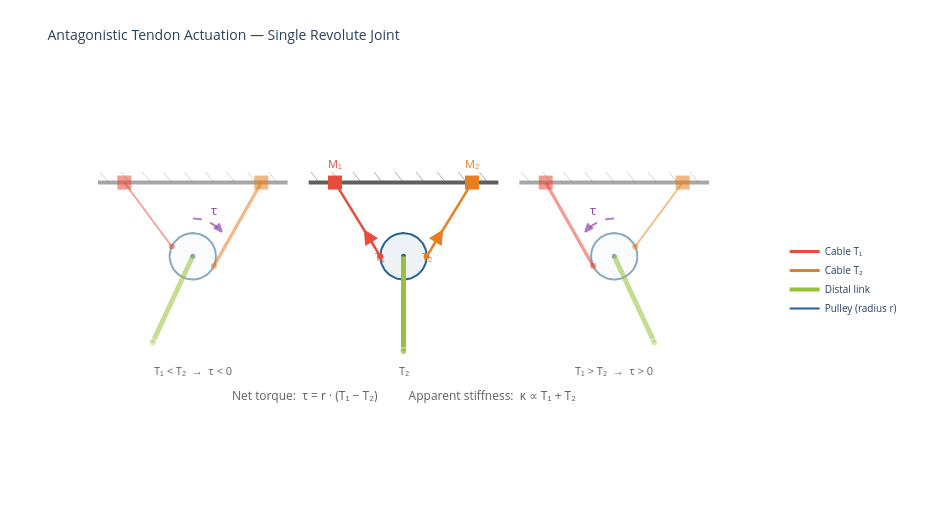

Notebook cell for this chart:
### Markdown cell above
---

## 1. Antagonistic Tendon Actuation

Cables can only **pull** (transmit tensile force). A single tendon cannot
produce bidirectional torque at a revolute joint. The solution is an
**antagonistic pair**: two tendons routed on opposite sides of a pulley
(Salisbury & Craig, 1982).

For a pulley of radius $r$ with cable tensions $T_1$ and $T_2$:

$$\tau = r \cdot (T_1 - T_2) \qquad 
  \kappa \propto T_1 + T_2$$

- **Differential tension** ($T_1 \neq T_2$) produces a net **torque**.
- **Co-contraction** ($T_1 + T_2$ large) increases apparent **stiffness**
  without changing the equilibrium angle (Kobayashi et al., 1998).

For an $n$-DOF system, Lee & Tsai (1991) proved that **$n + 1$ cables**
are the minimum required for full force closure (bidirectional torque
on all joints with positive cable tensions).

### Code cell
# =================================================================
# Figure 1 — Antagonistic Tendon Joint (3 configurations)
# =================================================================
fig = antagonistic_joint_figure(show_caption=show_caption)
fig.show()

### Figure 1 — Plotly figure (JSON) as saved in the notebook; plotly's stock layout.template omitted (floating-point values rounded to 4 significant figures)
{"data": [{"line": {"color": "#5F5F5F", "width": 4}, "mode": "lines", "opacity": 0.55, "showlegend": false, "type": "scatter", "x": [-290, -110], "y": [70, 70]}, {"line": {"color": "#5F5F5F", "width": 1}, "mode": "lines", "opacity": 0.275, "showlegend": false, "type": "scatter", "x": [-280, -288], "y": [70, 80]}, {"line": {"color": "#5F5F5F", "width": 1}, "mode": "lines", "opacity": 0.275, "showlegend": false, "type": "scatter", "x": [-260, -268], "y": [70, 80]}, {"line": {"color": "#5F5F5F", "width": 1}, "mode": "lines", "opacity": 0.275, "showlegend": false, "type": "scatter", "x": [-240, -248], "y": [70, 80]}, {"line": {"color": "#5F5F5F", "width": 1}, "mode": "lines", "opacity": 0.275, "showlegend": false, "type": "scatter", "x": [-220, -228], "y": [70, 80]}, {"line": {"color": "#5F5F5F", "width": 1}, "mode": "lines", "opacity": 0.275, "showlegend": false, "type": "scatter", "x": [-200, -208], "y": [70, 80]}, {"line": {"color": "#5F5F5F", "width": 1}, "mode": "lines", "opacity": 0.275, "showlegend": false, "type": "scatter", "x": [-180, -188], "y": [70, 80]}, {"line": {"color": "#5F5F5F", "width": 1}, "mode": "lines", "opacity": 0.275, "showlegend": false, "type": "scatter", "x": [-160, -168], "y": [70, 80]}, {"line": {"color": "#5F5F5F", "width": 1}, "mode": "lines", "opacity": 0.275, "showlegend": false, "type": "scatter", "x": [-140, -148], "y": [70, 80]}, {"line": {"color": "#5F5F5F", "width": 1}, "mode": "lines", "opacity": 0.275, "showlegend": false, "type": "scatter", "x": [-120, -128], "y": [70, 80]}, {"marker": {"color": "#E74C3C", "size": 14, "symbol": "square"}, "mode": "markers", "opacity": 0.55, "showlegend": false, "type": "scatter", "x": [-265], "y": [70]}, {"marker": {"color": "#E67E22", "size": 14, "symbol": "square"}, "mode": "markers", "opacity": 0.55, "showlegend": false, "type": "scatter", "x": [-135], "y": [70]}, {"fill": "toself", "fillcolor": "rgba(41, 97, 147, 0.044000000000000004)", "line": {"color": "#296193", "width": 2}, "mode": "lines", "opacity": 0.55, "showlegend": false, "type": "scatter", "x": [-178.0, -178.1, -178.3, -178.6, -179.1, -179.7, -180.5, -181.3, -182.3, -183.4, -184.6, -185.9, -187.3, -188.7, -190.3, -191.9, -193.5, -195.2, -196.9, -198.7, -200.4, -202.2, -203.9, -205.6, -207.3, -208.9, -210.5, -212.0, -213.4, -214.8, -216.0, -217.2, -218.2, -219.1, -219.9, -220.6, -221.2, -221.6, -221.8, -222.0, -222.0, -221.8, -221.6, -221.2, -220.6, -219.9, -219.1, -218.2, -217.2, -216.0, -214.8, -213.4, -212.0, -210.5, -208.9, -207.3, -205.6, -203.9, -202.2, -200.4, -198.7, -196.9, -195.2, -193.5, -191.9, -190.3, -188.7, -187.3, -185.9, -184.6, -183.4, -182.3, -181.3, -180.5, -179.7, -179.1, -178.6, -178.3, -178.1, -178.0], "y": [0.0, 1.748, 3.485, 5.2, 6.882, 8.52, 10.1, 11.63, 13.07, 14.44, 15.71, 16.88, 17.95, 18.91, 19.74, 20.45, 21.03, 21.48, 21.79, 21.96, 22.0, 21.89, 21.65, 21.27, 20.76, 20.11, 19.34, 18.44, 17.43, 16.31, 15.09, 13.77, 12.36, 10.87, 9.32, 7.707, 6.045, 4.346, 2.618, 0.8746, -0.8746, -2.618, -4.346, -6.045, -7.707, -9.32, -10.87, -12.36, -13.77, -15.09, -16.31, -17.43, -18.44, -19.34, -20.11, -20.76, -21.27, -21.65, -21.89, -22.0, -21.96, -21.79, -21.48, -21.03, -20.45, -19.74, -18.91, -17.95, -16.88, -15.71, -14.44, -13.07, -11.63, -10.1, -8.52, -6.882, -5.2, -3.485, -1.748, -5.388e-15]}, {"marker": {"color": "#296193", "size": 5}, "mode": "markers", "opacity": 0.55, "showlegend": false, "type": "scatter", "x": [-200], "y": [0]}, {"line": {"color": "#E74C3C", "width": 1.75}, "mode": "lines", "opacity": 0.55, "showlegend": false, "type": "scatter", "x": [-265, -219.9], "y": [70, 9.298]}, {"line": {"color": "#E67E22", "width": 3.25}, "mode": "lines", "opacity": 0.55, "showlegend": false, "type": "scatter", "x": [-135, -180.1], "y": [70, -9.298]}, {"marker": {"color": ["#E74C3C", "#E67E22"], "size": 6}, "mode": "markers", "opacity": 0.55, "showlegend": false, "type": "scatter", "x": [-219.9, -180.1], "y": [9.298, -9.298]}, {"line": {"color": "#97C139", "width": 5}, "marker": {"color": "#97C139", "size": [0, 7]}, "mode": "lines+markers", "opacity": 0.55, "showlegend": false, "type": "scatter", "x": [-200, -238.0], "y": [0, -81.57]}, {"line": {"color": "#8E44AD", "dash": "dash", "width": 2}, "mode": "lines", "opacity": 0.7, "showlegend": false, "type": "scatter", "x": [-200.0, -199.2, -198.4, -197.6, -196.8, -196.0, -195.2, -194.4, -193.6, -192.8, -192.0, -191.2, -190.4, -189.7, -188.9, -188.1, -187.4, -186.6, -185.9, -185.2, -184.4, -183.7, -183.0, -182.3, -181.6, -180.9, -180.2, -179.5, -178.9, -178.2, -177.6, -177.0, -176.4, -175.8, -175.2, -174.6, -174.0, -173.5, -172.9, -172.4], "y": [36.0, 35.99, 35.96, 35.92, 35.86, 35.77, 35.68, 35.56, 35.42, 35.27, 35.1, 34.92, 34.71, 34.49, 34.25, 33.99, 33.72, 33.43, 33.12, 32.8, 32.45, 32.1, 31.73, 31.34, 30.93, 30.51, 30.08, 29.63, 29.16, 28.68, 28.19, 27.68, 27.16, 26.62, 26.07, 25.51, 24.94, 24.35, 23.75, 23.14]}, {"fill": "toself", "fillcolor": "#8E44AD", "line": {"color": "#8E44AD", "width": 2}, "mode": "lines", "opacity": 0.7, "showlegend": false, "type": "scatter", "x": [-175.2, -172.4, -180.1, null], "y": [31.3, 23.14, 27.13, null]}, {"line": {"color": "#5F5F5F", "width": 4}, "mode": "lines", "opacity": 1, "showlegend": false, "type": "scatter", "x": [-90, 90], "y": [70, 70]}, {"line": {"color": "#5F5F5F", "width": 1}, "mode": "lines", "opacity": 0.5, "showlegend": false, "type": "scatter", "x": [-80, -88], "y": [70, 80]}, {"line": {"color": "#5F5F5F", "width": 1}, "mode": "lines", "opacity": 0.5, "showlegend": false, "type": "scatter", "x": [-60, -68], "y": [70, 80]}, {"line": {"color": "#5F5F5F", "width": 1}, "mode": "lines", "opacity": 0.5, "showlegend": false, "type": "scatter", "x": [-40, -48], "y": [70, 80]}, {"line": {"color": "#5F5F5F", "width": 1}, "mode": "lines", "opacity": 0.5, "showlegend": false, "type": "scatter", "x": [-20, -28], "y": [70, 80]}, {"line": {"color": "#5F5F5F", "width": 1}, "mode": "lines", "opacity": 0.5, "showlegend": false, "type": "scatter", "x": [0, -8], "y": [70, 80]}, {"line": {"color": "#5F5F5F", "width": 1}, "mode": "lines", "opacity": 0.5, "showlegend": false, "type": "scatter", "x": [20, 12], "y": [70, 80]}, {"line": {"color": "#5F5F5F", "width": 1}, "mode": "lines", "opacity": 0.5, "showlegend": false, "type": "scatter", "x": [40, 32], "y": [70, 80]}, {"line": {"color": "#5F5F5F", "width": 1}, "mode": "lines", "opacity": 0.5, "showlegend": false, "type": "scatter", "x": [60, 52], "y": [70, 80]}, {"line": {"color": "#5F5F5F", "width": 1}, "mode": "lines", "opacity": 0.5, "showlegend": false, "type": "scatter", "x": [80, 72], "y": [70, 80]}, {"marker": {"color": "#E74C3C", "size": 14, "symbol": "square"}, "mode": "markers", "opacity": 1, "showlegend": false, "type": "scatter", "x": [-65], "y": [70]}, {"marker": {"color": "#E67E22", "size": 14, "symbol": "square"}, "mode": "markers", "opacity": 1, "showlegend": false, "type": "scatter", "x": [65], "y": [70]}, {"fill": "toself", "fillcolor": "rgba(41, 97, 147, 0.08)", "line": {"color": "#296193", "width": 2}, "mode": "lines", "opacity": 1, "showlegend": false, "type": "scatter", "x": [22.0, 21.93, 21.72, 21.38, 20.9, 20.28, 19.54, 18.68, 17.69, 16.6, 15.4, 14.1, 12.72, 11.25, 9.714, 8.115, 6.465, 4.774, 3.052, 1.312, -0.4374, -2.184, -3.916, -5.624, -7.296, -8.922, -10.49, -11.99, -13.42, -14.76, -16.01, -17.16, -18.2, -19.13, -19.93, -20.61, -21.15, -21.57, -21.84, -21.98, -21.98, -21.84, -21.57, -21.15, -20.61, -19.93, -19.13, -18.2, -17.16, -16.01, -14.76, -13.42, -11.99, -10.49, -8.922, -7.296, -5.624, -3.916, -2.184, -0.4374, 1.312, 3.052, 4.774, 6.465, 8.115, 9.714, 11.25, 12.72, 14.1, 15.4, 16.6, 17.69, 18.68, 19.54, 20.28, 20.9, 21.38, 21.72, 21.93, 22.0], "y": [0.0, 1.748, 3.485, 5.2, 6.882, 8.52, 10.1, 11.63, 13.07, 14.44, 15.71, 16.88, 17.95, 18.91, 19.74, 20.45, 21.03, 21.48, 21.79, 21.96, 22.0, 21.89, 21.65, 21.27, 20.76, 20.11, 19.34, 18.44, 17.43, 16.31, 15.09, 13.77, 12.36, 10.87, 9.32, 7.707, 6.045, 4.346, 2.618, 0.8746, -0.8746, -2.618, -4.346, -6.045, -7.707, -9.32, -10.87, -12.36, -13.77, -15.09, -16.31, -17.43, -18.44, -19.34, -20.11, -20.76, -21.27, -21.65, -21.89, -22.0, -21.96, -21.79, -21.48, -21.03, -20.45, -19.74, -18.91, -17.95, -16.88, -15.71, -14.44, -13.07, -11.63, -10.1, -8.52, -6.882, -5.2, -3.485, -1.748, -5.388e-15]}, {"marker": {"color": "#296193", "size": 5}, "mode": "markers", "opacity": 1, "showlegend": false, "type": "scatter", "x": [0], "y": [0]}, {"line": {"color": "#E74C3C", "width": 2.5}, "mode": "lines", "opacity": 1, "showlegend": false, "type": "scatter", "x": [-65, -22], "y": [70, 0]}, {"line": {"color": "#E67E22", "width": 2.5}, "mode": "lines", "opacity": 1, "showlegend": false, "type": "scatter", "x": [65, 22], "y": [70, 0]}, {"marker": {"color": ["#E74C3C", "#E67E22"], "size": 6}, "mode": "markers", "opacity": 1, "showlegend": false, "type": "scatter", "x": [-22, 22], "y": [0, 0]}, {"line": {"color": "#97C139", "width": 5}, "marker": {"color": "#97C139", "size": [0, 7]}, "mode": "lines+markers", "opacity": 1, "showlegend": false, "type": "scatter", "x": [0, 0], "y": [0, -90]}, {"line": {"color": "#5F5F5F", "width": 4}, "mode": "lines", "opacity": 0.55, "showlegend": false, "type": "scatter", "x": [110, 290], "y": [70, 70]}, {"line": {"color": "#5F5F5F", "width": 1}, "mode": "lines", "opacity": 0.275, "showlegend": false, "type": "scatter", "x": [120, 112], "y": [70, 80]}, {"line": {"color": "#5F5F5F", "width": 1}, "mode": "lines", "opacity": 0.275, "showlegend": false, "type": "scatter", "x": [140, 132], "y": [70, 80]}, {"line": {"color": "#5F5F5F", "width": 1}, "mode": "lines", "opacity": 0.275, "showlegend": false, "type": "scatter", "x": [160, 152], "y": [70, 80]}, {"line": {"color": "#5F5F5F", "width": 1}, "mode": "lines", "opacity": 0.275, "showlegend": false, "type": "scatter", "x": [180, 172], "y": [70, 80]}, {"line": {"color": "#5F5F5F", "width": 1}, "mode": "lines", "opacity": 0.275, "showlegend": false, "type": "scatter", "x": [200, 192], "y": [70, 80]}, {"line": {"color": "#5F5F5F", "width": 1}, "mode": "lines", "opacity": 0.275, "showlegend": false, "type": "scatter", "x": [220, 212], "y": [70, 80]}, {"line": {"color": "#5F5F5F", "width": 1}, "mode": "lines", "opacity": 0.275, "showlegend": false, "type": "scatter", "x": [240, 232], "y": [70, 80]}, {"line": {"color": "#5F5F5F", "width": 1}, "mode": "lines", "opacity": 0.275, "showlegend": false, "type": "scatter", "x": [260, 252], "y": [70, 80]}, {"line": {"color": "#5F5F5F", "width": 1}, "mode": "lines", "opacity": 0.275, "showlegend": false, "type": "scatter", "x": [280, 272], "y": [70, 80]}, {"marker": {"color": "#E74C3C", "size": 14, "symbol": "square"}, "mode": "markers", "opacity": 0.55, "showlegend": false, "type": "scatter", "x": [135], "y": [70]}, {"marker": {"color": "#E67E22", "size": 14, "symbol": "square"}, "mode": "markers", "opacity": 0.55, "showlegend": false, "type": "scatter", "x": [265], "y": [70]}, {"fill": "toself", "fillcolor": "rgba(41, 97, 147, 0.044000000000000004)", "line": {"color": "#296193", "width": 2}, "mode": "lines", "opacity": 0.55, "showlegend": false, "type": "scatter", "x": [222.0, 221.9, 221.7, 221.4, 220.9, 220.3, 219.5, 218.7, 217.7, 216.6, 215.4, 214.1, 212.7, 211.3, 209.7, 208.1, 206.5, 204.8, 203.1, 201.3, 199.6, 197.8, 196.1, 194.4, 192.7, 191.1, 189.5, 188.0, 186.6, 185.2, 184.0, 182.8, 181.8, 180.9, 180.1, 179.4, 178.8, 178.4, 178.2, 178.0, 178.0, 178.2, 178.4, 178.8, 179.4, 180.1, 180.9, 181.8, 182.8, 184.0, 185.2, 186.6, 188.0, 189.5, 191.1, 192.7, 194.4, 196.1, 197.8, 199.6, 201.3, 203.1, 204.8, 206.5, 208.1, 209.7, 211.3, 212.7, 214.1, 215.4, 216.6, 217.7, 218.7, 219.5, 220.3, 220.9, 221.4, 221.7, 221.9, 222.0], "y": [0.0, 1.748, 3.485, 5.2, 6.882, 8.52, 10.1, 11.63, 13.07, 14.44, 15.71, 16.88, 17.95, 18.91, 19.74, 20.45, 21.03, 21.48, 21.79, 21.96, 22.0, 21.89, 21.65, 21.27, 20.76, 20.11, 19.34, 18.44, 17.43, 16.31, 15.09, 13.77, 12.36, 10.87, 9.32, 7.707, 6.045, 4.346, 2.618, 0.8746, -0.8746, -2.618, -4.346, -6.045, -7.707, -9.32, -10.87, -12.36, -13.77, -15.09, -16.31, -17.43, -18.44, -19.34, -20.11, -20.76, -21.27, -21.65, -21.89, -22.0, -21.96, -21.79, -21.48, -21.03, -20.45, -19.74, -18.91, -17.95, -16.88, -15.71, -14.44, -13.07, -11.63, -10.1, -8.52, -6.882, -5.2, -3.485, -1.748, -5.388e-15]}, {"marker": {"color": "#296193", "size": 5}, "mode": "markers", "opacity": 0.55, "showlegend": false, "type": "scatter", "x": [200], "y": [0]}, {"line": {"color": "#E74C3C", "width": 3.25}, "mode": "lines", "opacity": 0.55, "showlegend": false, "type": "scatter", "x": [135, 180.1], "y": [70, -9.298]}, {"line": {"color": "#E67E22", "width": 1.75}, "mode": "lines", "opacity": 0.55, "showlegend": false, "type": "scatter", "x": [265, 219.9], "y": [70, 9.298]}, {"marker": {"color": ["#E74C3C", "#E67E22"], "size": 6}, "mode": "markers", "opacity": 0.55, "showlegend": false, "type": "scatter", "x": [180.1, 219.9], "y": [-9.298, 9.298]}, {"line": {"color": "#97C139", "width": 5}, "marker": {"color": "#97C139", "size": [0, 7]}, "mode": "lines+markers", "opacity": 0.55, "showlegend": false, "type": "scatter", "x": [200, 238.0], "y": [0, -81.57]}, {"line": {"color": "#8E44AD", "dash": "dash", "width": 2}, "mode": "lines", "opacity": 0.7, "showlegend": false, "type": "scatter", "x": [200.0, 199.2, 198.4, 197.6, 196.8, 196.0, 195.2, 194.4, 193.6, 192.8, 192.0, 191.2, 190.4, 189.7, 188.9, 188.1, 187.4, 186.6, 185.9, 185.2, 184.4, 183.7, 183.0, 182.3, 181.6, 180.9, 180.2, 179.5, 178.9, 178.2, 177.6, 177.0, 176.4, 175.8, 175.2, 174.6, 174.0, 173.5, 172.9, 172.4], "y": [36.0, 35.99, 35.96, 35.92, 35.86, 35.77, 35.68, 35.56, 35.42, 35.27, 35.1, 34.92, 34.71, 34.49, 34.25, 33.99, 33.72, 33.43, 33.12, 32.8, 32.45, 32.1, 31.73, 31.34, 30.93, 30.51, 30.08, 29.63, 29.16, 28.68, 28.19, 27.68, 27.16, 26.62, 26.07, 25.51, 24.94, 24.35, 23.75, 23.14]}, {"fill": "toself", "fillcolor": "#8E44AD", "line": {"color": "#8E44AD", "width": 2}, "mode": "lines", "opacity": 0.7, "showlegend": false, "type": "scatter", "x": [180.1, 172.4, 175.2, null], "y": [27.13, 23.14, 31.3, null]}, {"line": {"color": "#E74C3C", "width": 3}, "mode": "lines", "name": "Cable T₁", "type": "scatter", "x": [null], "y": [null]}, {"line": {"color": "#E67E22", "width": 3}, "mode": "lines", "name": "Cable T₂", "type": "scatter", "x": [null], "y": [null]}, {"line": {"color": "#97C139", "width": 4}, "mode": "lines", "name": "Distal link", "type": "scatter", "x": [null], "y": [null]}, {"line": {"color": "#296193", "width": 2}, "mode": "lines", "name": "Pulley (radius r)", "type": "scatter", "x": [null], "y": [null]}], "layout": {"annotations": [{"font": {"color": "#8E44AD", "size": 13}, "showarrow": false, "text": "τ", "x": -179.7, "y": 43.5}, {"align": "center", "font": {"color": "#5F5F5F", "size": 11}, "showarrow": false, "text": "T₁ < T₂  →  τ < 0", "x": -200, "y": -108}, {"arrowcolor": "#E74C3C", "arrowhead": 2, "arrowsize": 1.5, "arrowwidth": 2, "ax": -22, "axref": "x", "ay": 0, "ayref": "y", "font": {"color": "#E74C3C", "size": 11}, "showarrow": true, "text": "T₁", "x": -37.7, "xref": "x", "y": 25.56, "yref": "y"}, {"arrowcolor": "#E67E22", "arrowhead": 2, "arrowsize": 1.5, "arrowwidth": 2, "ax": 22, "axref": "x", "ay": 0, "ayref": "y", "font": {"color": "#E67E22", "size": 11}, "showarrow": true, "text": "T₂", "x": 37.7, "xref": "x", "y": 25.56, "yref": "y"}, {"align": "center", "font": {"color": "#5F5F5F", "size": 11}, "showarrow": false, "text": "T₂", "x": 0, "y": -108}, {"font": {"color": "#E74C3C", "size": 11}, "showarrow": false, "text": "M₁", "x": -65, "y": 88}, {"font": {"color": "#E67E22", "size": 11}, "showarrow": false, "text": "M₂", "x": 65, "y": 88}, {"font": {"color": "#8E44AD", "size": 13}, "showarrow": false, "text": "τ", "x": 179.7, "y": 43.5}, {"align": "center", "font": {"color": "#5F5F5F", "size": 11}, "showarrow": false, "text": "T₁ > T₂  →  τ > 0", "x": 200, "y": -108}, {"font": {"color": "#5F5F5F", "size": 12}, "showarrow": false, "text": "Net torque:  τ = r · (T₁ − T₂)          Apparent stiffness:  κ ∝ T₁ + T₂", "x": 0, "y": -132}], "height": 520, "legend": {"font": {"size": 10}, "x": 1.02, "y": 0.5}, "margin": {"b": 40, "l": 20, "r": 180, "t": 80}, "plot_bgcolor": "white", "title": {"font": {"size": 14}, "text": "Antagonistic Tendon Actuation — Single Revolute Joint"}, "width": 950, "xaxis": {"range": [-340, 340], "scaleanchor": "y", "scaleratio": 1, "showgrid": false, "showticklabels": false, "title": {"text": ""}, "zeroline": false}, "yaxis": {"range": [-160, 115], "showgrid": false, "showticklabels": false, "title": {"text": ""}, "zeroline": false}}}
